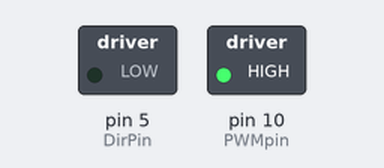
The sketch below on a simulated Arduino Uno, built with avr-gcc and run on an emulated ATmega328P. Shown: switched loads named in the sketch (green lamp = pin HIGH).

Above: at 0.1 s.
Timing chart, 0 to 1.6 s (numbered marks = the images above):
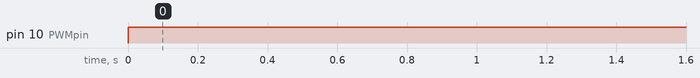

Measured:
- by itself, pin 10 (PWMpin): LOW → HIGH at 0.00 s

The sketch:

MotorTest.ino
```cpp
#include <cstdint>

const int8_t PWMpin = 10;
const int8_t DirPin = 5;

void setup()
{
    pinMode(DirPin, OUTPUT);
    digitalWrite(DirPin, 0);
}

void loop()
{
    analogWrite(PWMpin, 255);
}
```
